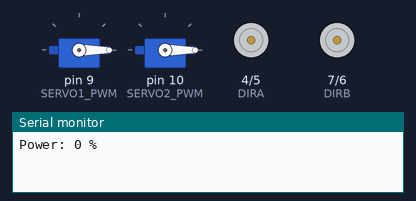
Simulated run of this sketch. Board: Arduino Uno, built with avr-gcc and run on an emulated ATmega328P. On the bench: 2 × servo, direction and speed pins drawn as motors (green arrow = direction pin HIGH = forward, orange = LOW = backward, longer = more drive), the last lines printed to the serial monitor.

Above: at 0.05 s.
At 2.45 s:
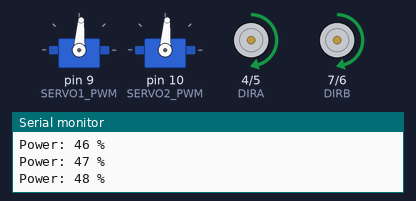
At 4.85 s:
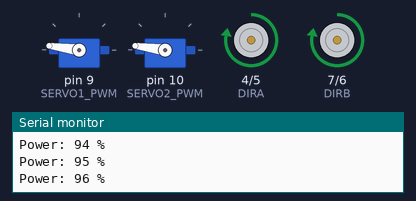
At 9.65 s:
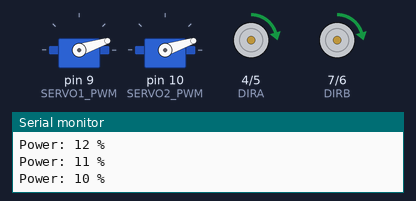
At 14.75 s:
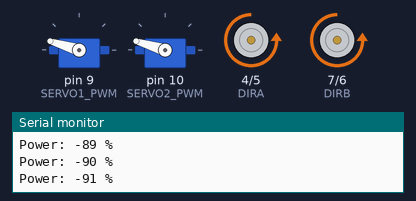
At 19.95 s:
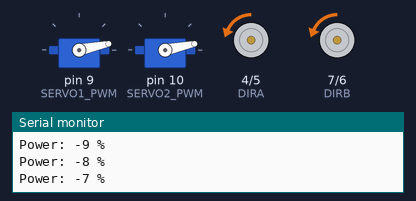
Timing chart, 0 to 26.4 s (numbered marks = the images above):
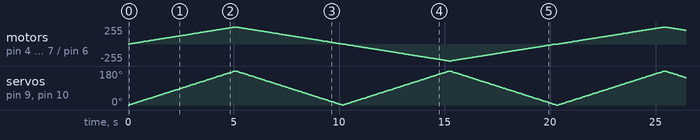

The sketch:

l298p_and_servo_test.ino
```cpp
/*
  Пример работы с платой L298P Drive Shield V1 и двумя сервомоторами
  Created by Rostislav Varzar
*/

#include <Servo.h>

#define PWMA 5
#define DIRA 4
#define PWMB 6
#define DIRB 7

#define SERVO1_PWM 9
#define SERVO2_PWM 10

Servo servo_1;
Servo servo_2;

void setup() {
  // Инициализация последовательного порта
  Serial.begin(9600);
  // Инициализация выходов для управления моторами
  pinMode(DIRA, OUTPUT);
  pinMode(DIRB, OUTPUT);
  // Инициализация портов для управления сервомоторами
  servo_1.attach(SERVO1_PWM);
  servo_2.attach(SERVO2_PWM);
}

void loop() {
  int value;
  int angle;
  // Плавно увеличиваем мощность в одну сторону
  for (value = 0 ; value <= 100; value += 1)
  {
    motorA_setpower(value);
    motorB_setpower(value);
    angle = abs(value) * 1.8;
    servo_1.write(angle);
    servo_2.write(angle);
    Serial.println("Power: " + String(value) + " %");
    delay(50);
  }
  // Плавно уменьшаем мощность, переходим 0 и начинаем вращать в другую сторону
  for (value = 100 ; value >= -100; value -= 1)
  {
    motorA_setpower(value);
    motorB_setpower(value);
    angle = abs(value) * 1.8;
    servo_1.write(angle);
    servo_2.write(angle);
    Serial.println("Power: " + String(value) + " %");
    delay(50);
  }
  // Плавно уменьшаем мощность
  for (value = -100 ; value <= 0; value += 1)
  {
    motorA_setpower(value);
    motorB_setpower(value);
    angle = abs(value) * 1.8;
    servo_1.write(angle);
    servo_2.write(angle);
    Serial.println("Power: " + String(value) + " %");
    delay(50);
  }
}

// Мощность мотора "A" от -100% до +100% (от знака зависит направление вращения)
void motorA_setpower(int pwr)
{
  // Проверка диапазонов
  if (pwr < -100)
  {
    pwr = -100;
  }
  if (pwr > 100)
  {
    pwr = 100;
  }
  // Установка направления
  if (pwr < 0)
  {
    digitalWrite(DIRA, LOW);
  }
  else
  {
    digitalWrite(DIRA, HIGH);
  }
  // Установка мощности
  int pwmvalue = abs(pwr) * 2.55;
  analogWrite(PWMA, pwmvalue);
}

// Мощность мотора "B" от -100% до +100% (от знака зависит направление вращения)
void motorB_setpower(int pwr)
{
  // Проверка диапазонов
  if (pwr < -100)
  {
    pwr = -100;
  }
  if (pwr > 100)
  {
    pwr = 100;
  }
  // Установка направления
  if (pwr < 0)
  {
    digitalWrite(DIRB, LOW);
  }
  else
  {
    digitalWrite(DIRB, HIGH);
  }
  // Установка мощности
  int pwmvalue = abs(pwr) * 2.55;
  analogWrite(PWMB, pwmvalue);
}
```
